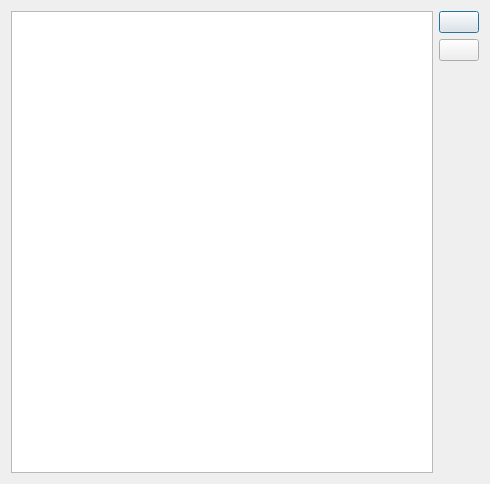
<?xml version="1.0" encoding="UTF-8"?>
<ui version="4.0">
 <class>TrestsDialog</class>
 <widget class="QDialog" name="TrestsDialog">
  <property name="geometry">
   <rect>
    <x>0</x>
    <y>0</y>
    <width>490</width>
    <height>484</height>
   </rect>
  </property>
  <property name="windowTitle">
   <string>Тресты</string>
  </property>
  <layout class="QHBoxLayout" name="horizontalLayout">
   <item>
    <widget class="QTableView" name="trestsTableView">
     <property name="selectionBehavior">
      <enum>QAbstractItemView::SelectRows</enum>
     </property>
    </widget>
   </item>
   <item>
    <layout class="QVBoxLayout" name="verticalLayout">
     <item>
      <widget class="QPushButton" name="newPushButton">
       <property name="text">
        <string/>
       </property>
       <property name="icon">
        <iconset resource="kcrm.qrc">
         <normaloff>:/images/DocumentAdd.png</normaloff>:/images/DocumentAdd.png</iconset>
       </property>
      </widget>
     </item>
     <item>
      <widget class="QPushButton" name="editPushButton">
       <property name="text">
        <string/>
       </property>
       <property name="icon">
        <iconset resource="kcrm.qrc">
         <normaloff>:/images/edit.png</normaloff>:/images/edit.png</iconset>
       </property>
      </widget>
     </item>
     <item>
      <spacer name="verticalSpacer">
       <property name="orientation">
        <enum>Qt::Vertical</enum>
       </property>
       <property name="sizeHint" stdset="0">
        <size>
         <width>20</width>
         <height>40</height>
        </size>
       </property>
      </spacer>
     </item>
    </layout>
   </item>
  </layout>
 </widget>
 <resources>
  <include location="kcrm.qrc"/>
 </resources>
 <connections/>
</ui>
